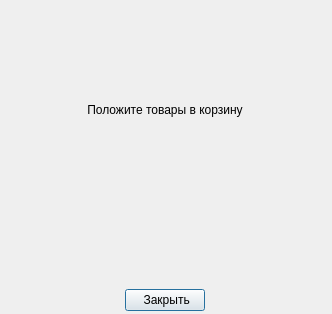
<?xml version="1.0" encoding="UTF-8"?>
<ui version="4.0">
 <class>AddItemsNotification</class>
 <widget class="QDialog" name="AddItemsNotification">
  <property name="geometry">
   <rect>
    <x>0</x>
    <y>0</y>
    <width>332</width>
    <height>314</height>
   </rect>
  </property>
  <property name="windowTitle">
   <string>Ошибка</string>
  </property>
  <widget class="QWidget" name="verticalLayoutWidget">
   <property name="geometry">
    <rect>
     <x>0</x>
     <y>0</y>
     <width>331</width>
     <height>311</height>
    </rect>
   </property>
   <layout class="QVBoxLayout" name="verticalLayout" stretch="144,0,233,0">
    <item>
     <spacer name="verticalSpacer_2">
      <property name="orientation">
       <enum>Qt::Vertical</enum>
      </property>
      <property name="sizeHint" stdset="0">
       <size>
        <width>20</width>
        <height>40</height>
       </size>
      </property>
     </spacer>
    </item>
    <item alignment="Qt::AlignHCenter">
     <widget class="QLabel" name="label">
      <property name="sizePolicy">
       <sizepolicy hsizetype="Maximum" vsizetype="Preferred">
        <horstretch>0</horstretch>
        <verstretch>0</verstretch>
       </sizepolicy>
      </property>
      <property name="text">
       <string>Положите товары в корзину</string>
      </property>
      <property name="alignment">
       <set>Qt::AlignCenter</set>
      </property>
     </widget>
    </item>
    <item>
     <spacer name="verticalSpacer">
      <property name="orientation">
       <enum>Qt::Vertical</enum>
      </property>
      <property name="sizeHint" stdset="0">
       <size>
        <width>20</width>
        <height>40</height>
       </size>
      </property>
     </spacer>
    </item>
    <item alignment="Qt::AlignHCenter">
     <widget class="QPushButton" name="pushButton">
      <property name="sizePolicy">
       <sizepolicy hsizetype="Maximum" vsizetype="Preferred">
        <horstretch>0</horstretch>
        <verstretch>0</verstretch>
       </sizepolicy>
      </property>
      <property name="text">
       <string> Закрыть</string>
      </property>
     </widget>
    </item>
   </layout>
  </widget>
 </widget>
 <resources/>
 <connections>
  <connection>
   <sender>pushButton</sender>
   <signal>clicked()</signal>
   <receiver>AddItemsNotification</receiver>
   <slot>close()</slot>
   <hints>
    <hint type="sourcelabel">
     <x>199</x>
     <y>279</y>
    </hint>
    <hint type="destinationlabel">
     <x>199</x>
     <y>149</y>
    </hint>
   </hints>
  </connection>
 </connections>
</ui>
